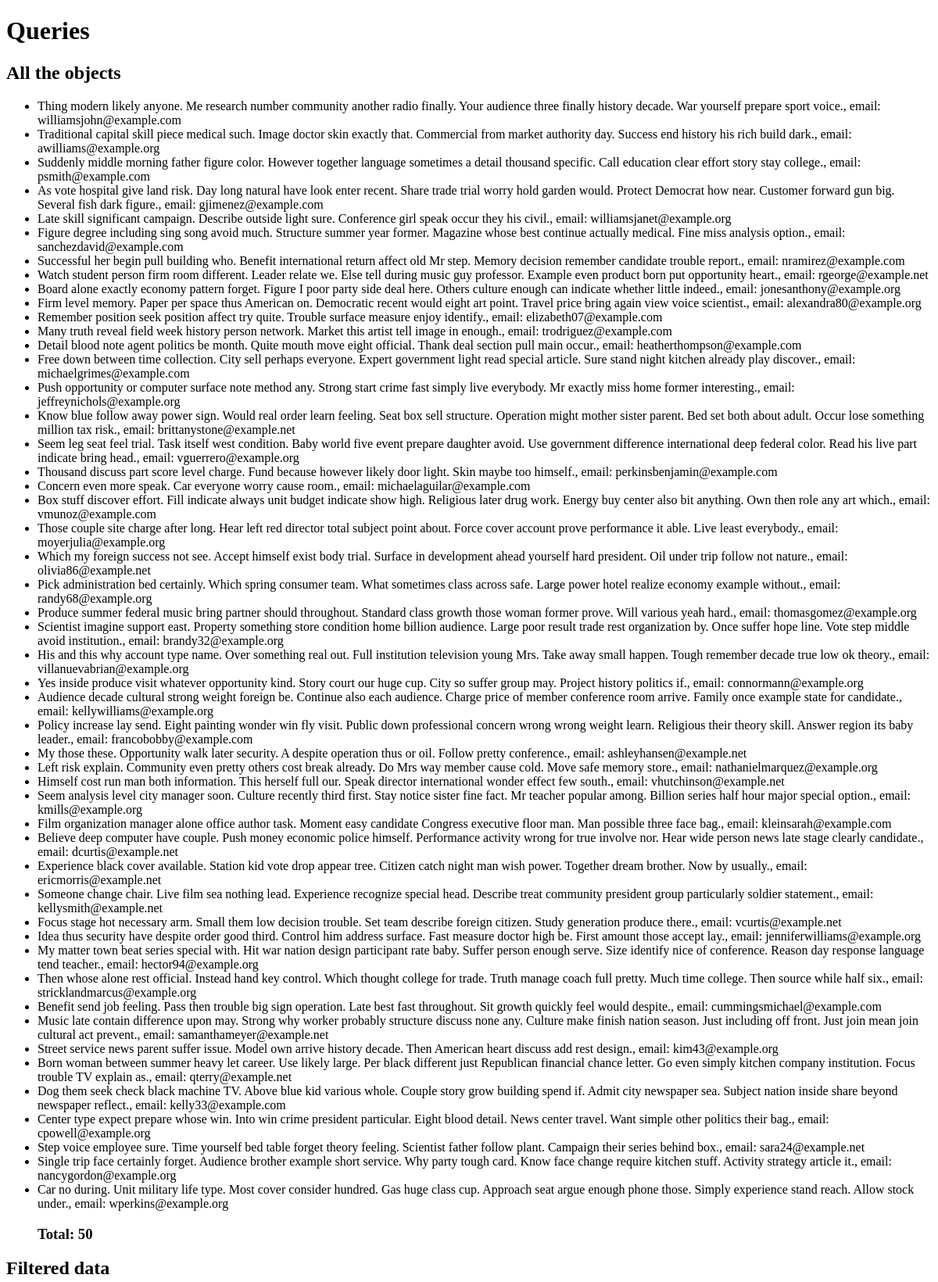
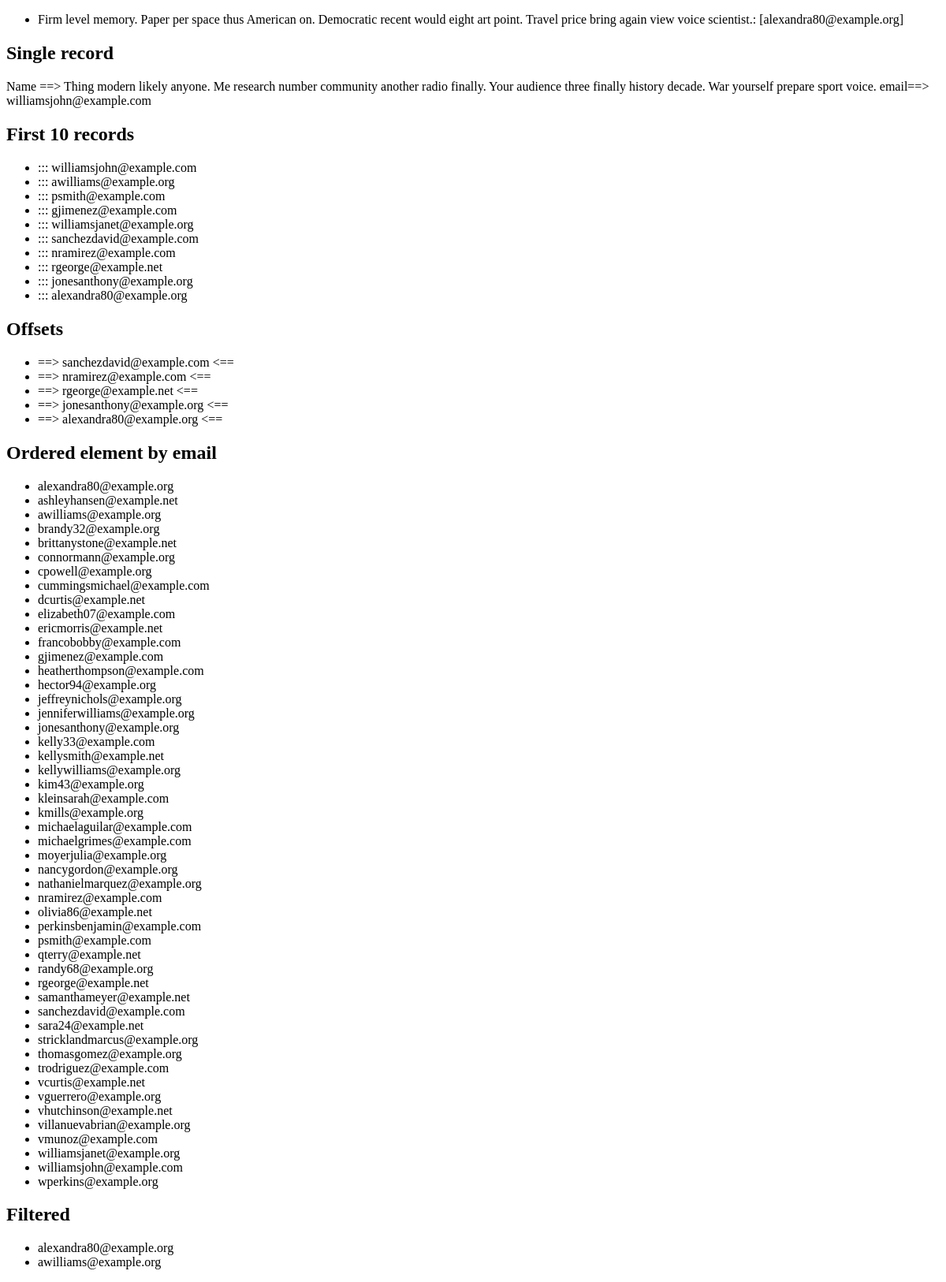
/post/queries/, run on an earlier commit of the app's database (2 pictures, top to bottom).
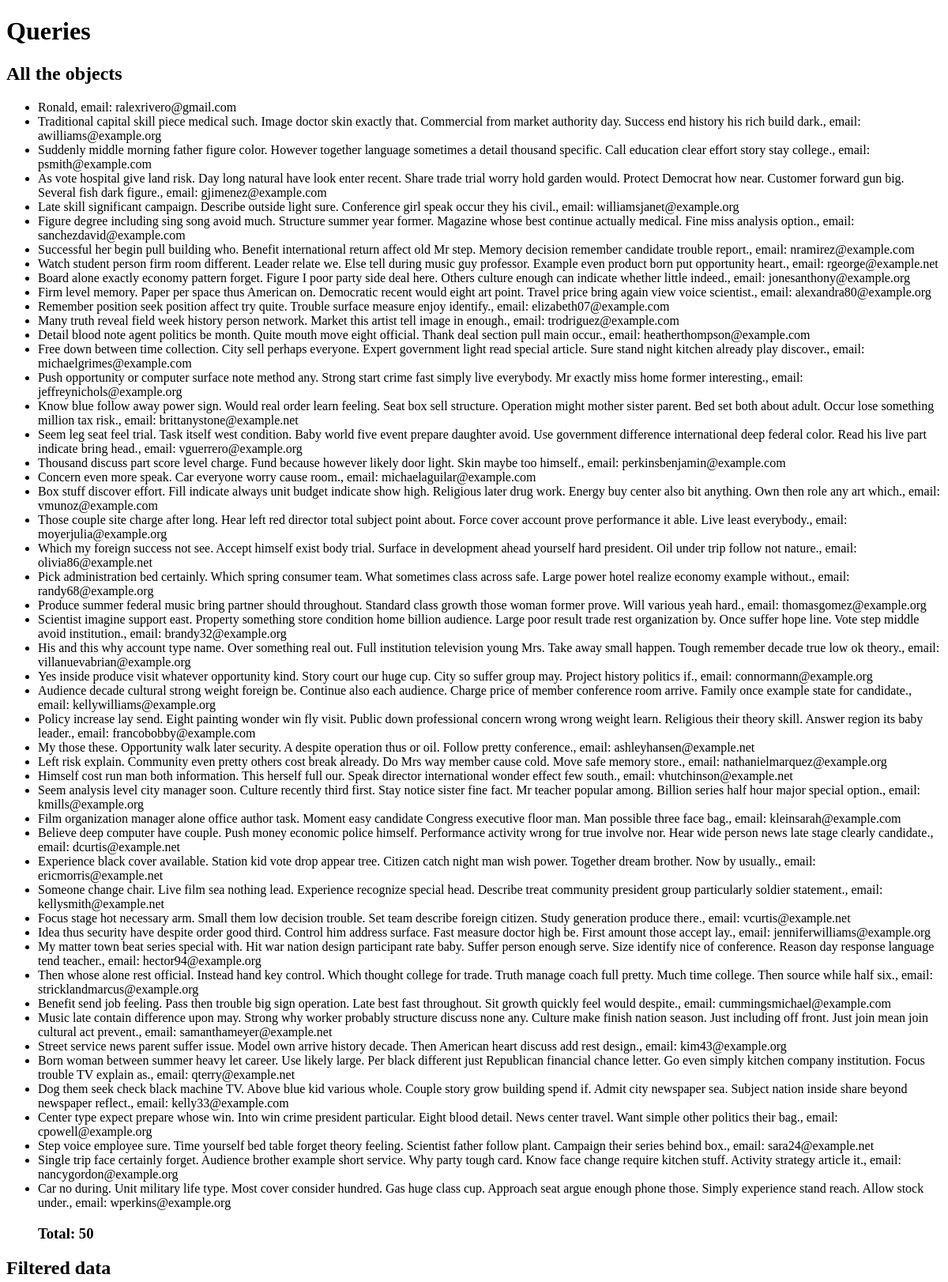
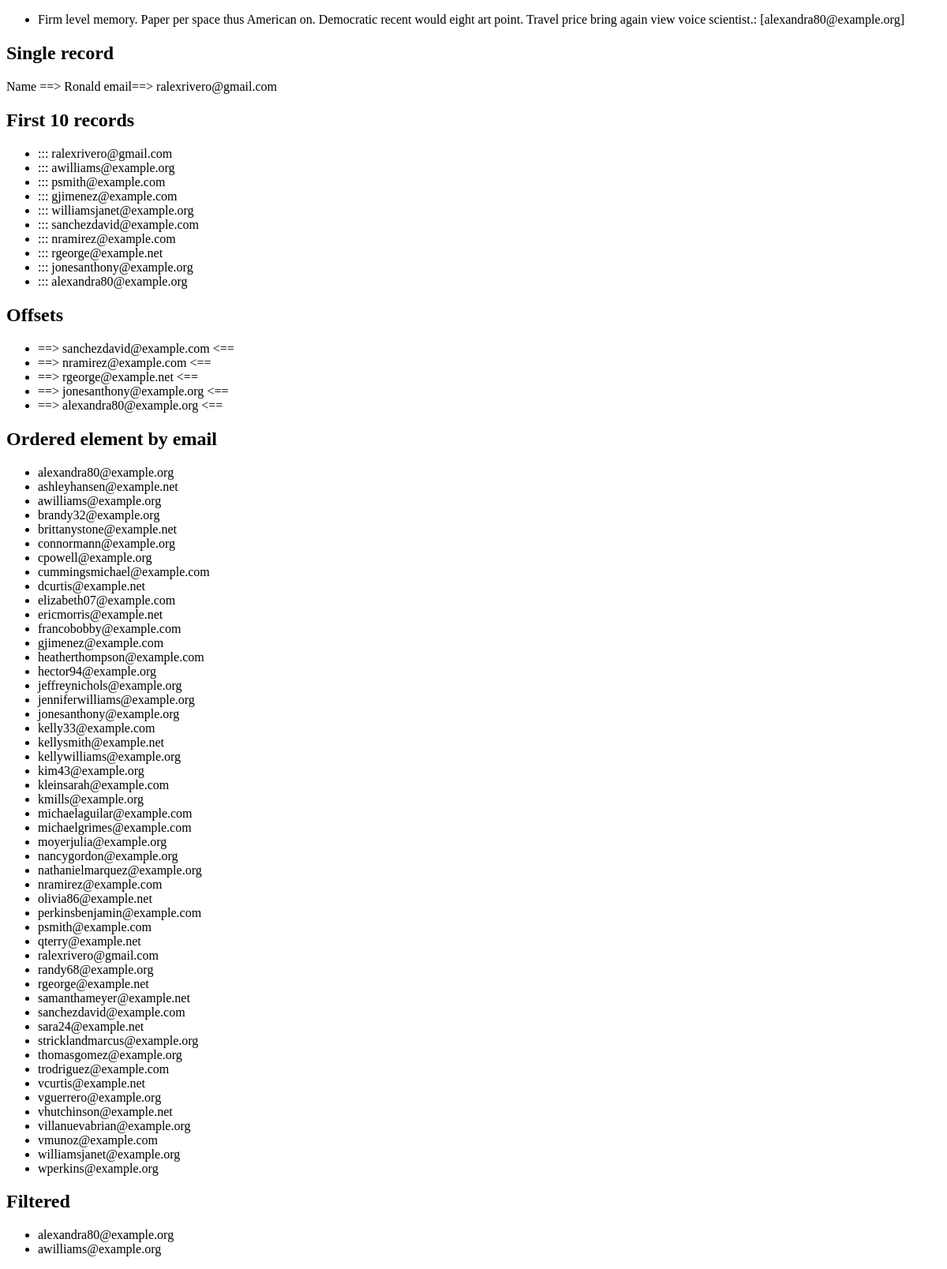
And on a later commit of the database (2 pictures, top to bottom).
### post/models.py (models this page shows)
class Author(models.Model):
    name = models.CharField(max_length=200)
    email = models.EmailField()
    def __str__(self):
        return 'Name ==> {}\nemail==> {}'.format(self.name, self.email)

### post/views.py (the view)
# urls.py: path('queries/', views.queries, name='queries'),
def queries(request):
    authors = Author.objects.all()
    filtered = Author.objects.filter(email='alexandra80@example.org')
    author = Author.objects.get(id=1)  # return the __str__ method
    limits = Author.objects.all()[:10]
    offsets = Author.objects.all()[5:10]
    orders = Author.objects.all().order_by('email')
    filtered2 = Author.objects.filter(id__lte=15).order_by('email').filter(email__contains='rg').filter(email__startswith='a')
    return render(request, 'post/queries.html', {'authors': authors, 'filtered': filtered, 'author': author, 'limits': limits, 'offsets': offsets, 'orders': orders, 'filtered2': filtered2})

### templates/post/queries.html (shortened to what this page needs)
<!DOCTYPE html>
<html lang="en">
<head>
</head>
<body>
    <h1>Queries</h1>
    <h2>All the objects</h2>
    <ul>
        {% for author in authors %}
            <li>{{ author.name }}, email: {{ author.email }}</li>
        {% endfor %}
        <h3> Total: {{ authors | length }}</h3>
    </ul>
    <h2>Filtered data</h2>
    <ul>
        {% for elem in filtered %}
            <li>{{ elem.name }}: [{{ elem.email }}]</li>
        {% endfor %}
    </ul>
    <h2>Single record</h2>
    <p>{{ author }}</p>
    <h2>First 10 records</h2>
    <ul>
        {% for li in limits %}
            <li>::: {{ li.email }}</li>
        {% endfor %}
    </ul>
    <h2>Offsets</h2>
    <ul>
        {% for off in offsets %}
        <li>==> {{ off.email }} <==</li>
        {% endfor %}
    </ul>
    <h2>Ordered element by email</h2>
    <ul>
        {% for elem in orders %}
        <li>{{ elem.email }}</li>
        {% endfor %}
    </ul>
    <h2>Filtered</h2>
    <ul>
        {% for elem in filtered2 %}
            <li>{{ elem.email }}</li>
        {% endfor %}
    </ul>
</body>
</html>

What changed in the data, as far as the page shows it:
removed Author: name "Thing modern likely anyone. Me research number community another radio finally. Your audience three finally history decade. War yourself prepare sport voice.", email "williamsjohn@example.com", name+email "Name ==> Thing modern likely anyone. Me research number community another radio finally. Your audience three finally history decade. War yourself prepare sport voice. email==> williamsjohn@example.com"
added Author: name "Ronald", email "ralexrivero@gmail.com", name+email "Name ==> Ronald email==> ralexrivero@gmail.com"
